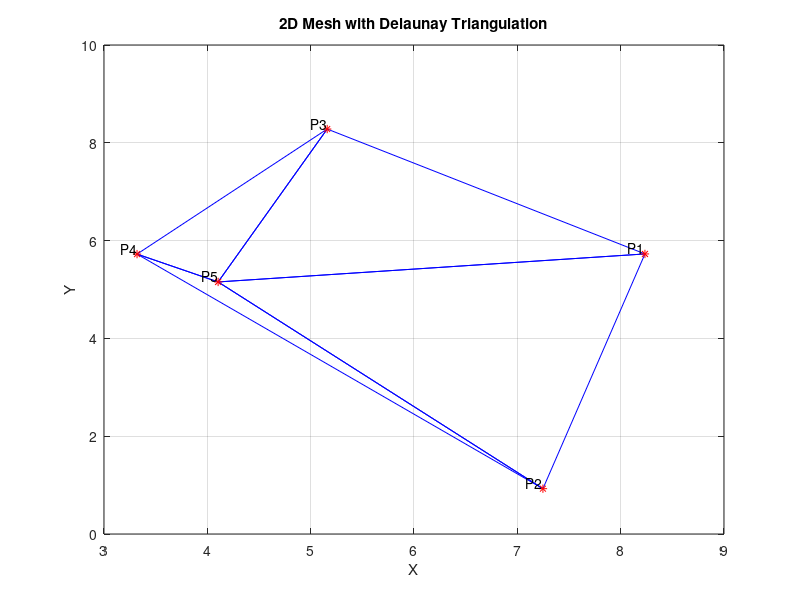

This chart was generated by the following MATLAB code:
% 2D 노드 생성, 메쉬 생성 및 시각화
clear
% 임의의 2x5 매트릭스 생성 (노드의 x와 y 좌표)
nodes = rand(2, 5) * 10;  % 0에서 10 사이의 임의의 좌표

% Delaunay 삼각분할을 사용하여 2D 메쉬 생성???
tri_method = delaunay(nodes(1,:), nodes(2,:));

% 시각화
figure;
triplot(tri_method, nodes(1,:), nodes(2,:), 'b');
hold on;
plot(nodes(1,:), nodes(2,:), 'r*');  % 노드 표시
for i = 1:size(nodes, 2)
    text(nodes(1,i), nodes(2,i), ['P' num2str(i)], ...
         'VerticalAlignment', 'bottom', 'HorizontalAlignment', 'right');
end
xlabel('X');
ylabel('Y');
title('2D Mesh with Delaunay Triangulation');
grid on;
hold off;
